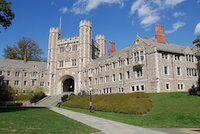
#> input picture Pillow/input/princeton_small.jpg, 200 x 134 px, found by its file name
$ python Blur.py
#> lines starting #> are read from the running program, lines starting #| are printed output that depends on the picture
# This program contains information about how we are going to change the blur of the image.

# Step 1 : In this step we are importing Library for the editing of the image.
from PIL import Image, ImageFilter
image = Image.open("C:/Users/LENOVO/PycharmProjects/Image-Processing/input/princeton_small.jpg")
#> image is the input picture: PIL image 200x134 RGB; mean R, G, B 113.9, 126.6, 128.2

# Simple Blur is working but it does not effect the image so a human can easily find out.So i have used GaussianBlur.

# Step 2.1 : we are applying Gaussian Blur on the images Blur(0.125).
image1 = image.filter(ImageFilter.GaussianBlur(0.125))
image1.show()

# Step 2.2 : we are applying Gaussian Blur on the images Blur(2).
image2 = image.filter(ImageFilter.GaussianBlur(2))
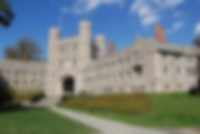
#> image2: PIL image 200x134 RGB; mean R, G, B 113.9, 126.6, 128.2
image2.show()

# Step 2.3 : we are applying Gaussian Blur on the images Blur(8).
image3 = image.filter(ImageFilter.GaussianBlur(8))
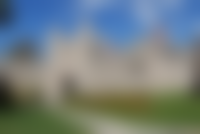
#> image3: PIL image 200x134 RGB; mean R, G, B 113.9, 126.5, 128.1
image3.show()

# Know lets save these images.
image1.save("C:/Users/LENOVO/PycharmProjects/Image-Processing/output/Blure/0.125.jpg")
image2.save("C:/Users/LENOVO/PycharmProjects/Image-Processing/output/Blure/2.jpg")
image3.save("C:/Users/LENOVO/PycharmProjects/Image-Processing/output/Blure/8.jpg")

print("All Done !")

$ run again, with Pillow/input/scaleinput.jpg copied over Pillow/input/princeton_small.jpg
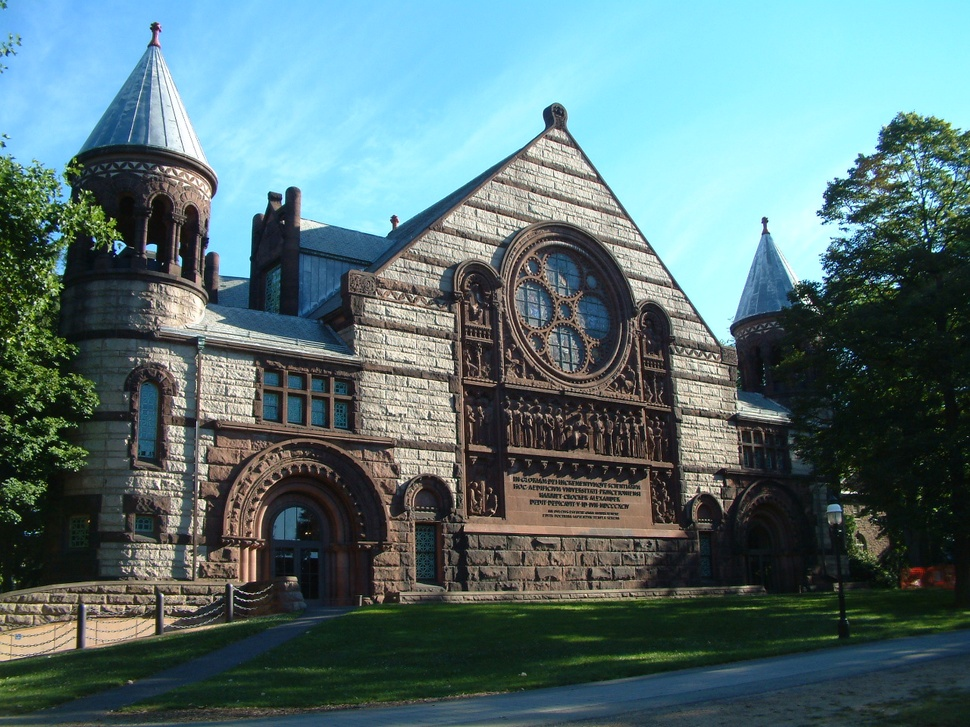
#> input picture Pillow/input/scaleinput.jpg, 970 x 727 px, shrunk from 1280 x 960 before the run, found by its file name
#> image is the input picture: PIL image 970x727 RGB; mean R, G, B 88.4, 113.9, 116
#> `image2 = image.filter(ImageFilter.GaussianBlur(2))`:
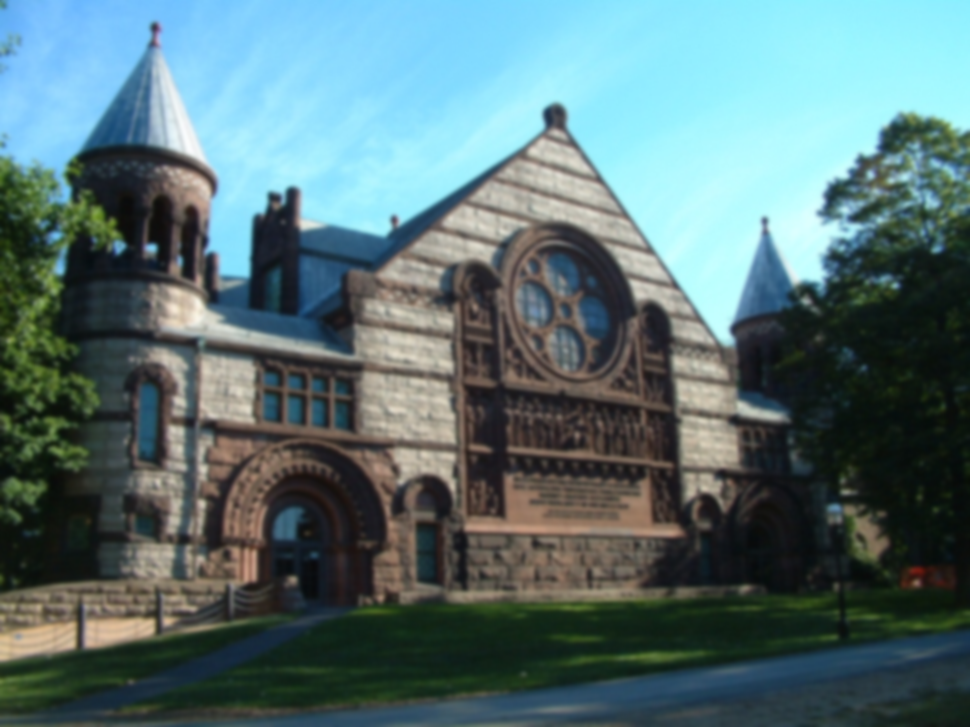
#> image2: PIL image 970x727 RGB; mean R, G, B 88.4, 113.9, 116.1
#> `image3 = image.filter(ImageFilter.GaussianBlur(8))`:
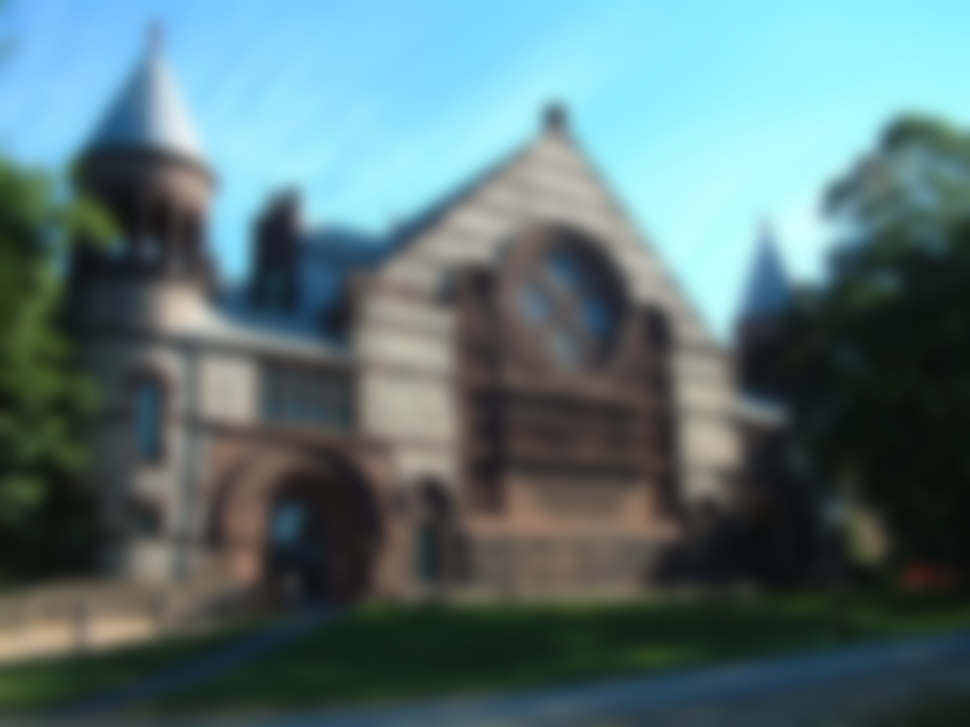
#> image3: PIL image 970x727 RGB; mean R, G, B 88.4, 113.9, 116.1
